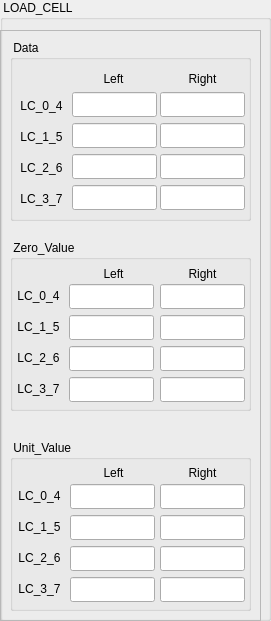
     <widget class="QGroupBox" name="groupBox_3">
      <property name="geometry">
       <rect>
        <x>10</x>
        <y>20</y>
        <width>271</width>
        <height>621</height>
       </rect>
      </property>
      <property name="title">
       <string> LOAD_CELL</string>
      </property>
      <widget class="QFrame" name="frame">
       <property name="geometry">
        <rect>
         <x>0</x>
         <y>30</y>
         <width>261</width>
         <height>591</height>
        </rect>
       </property>
       <property name="frameShape">
        <enum>QFrame::Shape::StyledPanel</enum>
       </property>
       <property name="frameShadow">
        <enum>QFrame::Shadow::Raised</enum>
       </property>
       <widget class="QGroupBox" name="groupBox">
        <property name="geometry">
         <rect>
          <x>10</x>
          <y>10</y>
          <width>241</width>
          <height>181</height>
         </rect>
        </property>
        <property name="title">
         <string> Data</string>
        </property>
        <widget class="QLineEdit" name="LC_Data_07">
         <property name="geometry">
          <rect>
           <x>150</x>
           <y>145</y>
           <width>85</width>
           <height>25</height>
          </rect>
         </property>
        </widget>
        <widget class="QLabel" name="label_3">
         <property name="geometry">
          <rect>
           <x>7</x>
           <y>119</y>
           <width>49</width>
           <height>17</height>
          </rect>
         </property>
         <property name="text">
          <string>LC_2_6</string>
         </property>
         <property name="alignment">
          <set>Qt::AlignmentFlag::AlignCenter</set>
         </property>
        </widget>
        <widget class="QLineEdit" name="LC_Data_03">
         <property name="geometry">
          <rect>
           <x>62</x>
           <y>145</y>
           <width>85</width>
           <height>25</height>
          </rect>
         </property>
        </widget>
        <widget class="QLineEdit" name="LC_Data_06">
         <property name="geometry">
          <rect>
           <x>150</x>
           <y>114</y>
           <width>85</width>
           <height>25</height>
          </rect>
         </property>
        </widget>
        <widget class="QLabel" name="label_5">
         <property name="geometry">
          <rect>
           <x>85</x>
           <y>30</y>
           <width>37</width>
           <height>17</height>
          </rect>
         </property>
         <property name="layoutDirection">
          <enum>Qt::LayoutDirection::RightToLeft</enum>
         </property>
         <property name="text">
          <string>Left</string>
         </property>
         <property name="alignment">
          <set>Qt::AlignmentFlag::AlignCenter</set>
         </property>
        </widget>
        <widget class="QLineEdit" name="LC_Data_05">
         <property name="geometry">
          <rect>
           <x>150</x>
           <y>83</y>
           <width>85</width>
           <height>25</height>
          </rect>
         </property>
        </widget>
        <widget class="QLabel" name="label_4">
         <property name="geometry">
          <rect>
           <x>7</x>
           <y>150</y>
           <width>49</width>
           <height>17</height>
          </rect>
         </property>
         <property name="text">
          <string>LC_3_7</string>
         </property>
         <property name="alignment">
          <set>Qt::AlignmentFlag::AlignCenter</set>
         </property>
        </widget>
        <widget class="QLineEdit" name="LC_Data_00">
         <property name="geometry">
          <rect>
           <x>62</x>
           <y>52</y>
           <width>85</width>
           <height>25</height>
          </rect>
         </property>
        </widget>
        <widget class="QLineEdit" name="LC_Data_04">
         <property name="geometry">
          <rect>
           <x>150</x>
           <y>52</y>
           <width>85</width>
           <height>25</height>
          </rect>
         </property>
        </widget>
        <widget class="QLineEdit" name="LC_Data_01">
         <property name="geometry">
          <rect>
           <x>62</x>
           <y>83</y>
           <width>85</width>
           <height>25</height>
          </rect>
         </property>
        </widget>
        <widget class="QLabel" name="label">
         <property name="geometry">
          <rect>
           <x>7</x>
           <y>57</y>
           <width>49</width>
           <height>17</height>
          </rect>
         </property>
         <property name="text">
          <string>LC_0_4</string>
         </property>
         <property name="alignment">
          <set>Qt::AlignmentFlag::AlignCenter</set>
         </property>
        </widget>
        <widget class="QLabel" name="label_2">
         <property name="geometry">
          <rect>
           <x>7</x>
           <y>88</y>
           <width>49</width>
           <height>17</height>
          </rect>
         </property>
         <property name="text">
          <string>LC_1_5</string>
         </property>
         <property name="alignment">
          <set>Qt::AlignmentFlag::AlignCenter</set>
         </property>
        </widget>
        <widget class="QLabel" name="label_6">
         <property name="geometry">
          <rect>
           <x>174</x>
           <y>30</y>
           <width>37</width>
           <height>17</height>
          </rect>
         </property>
         <property name="text">
          <string>Right</string>
         </property>
         <property name="alignment">
          <set>Qt::AlignmentFlag::AlignCenter</set>
         </property>
        </widget>
        <widget class="QLineEdit" name="LC_Data_02">
         <property name="geometry">
          <rect>
           <x>62</x>
           <y>114</y>
           <width>85</width>
           <height>25</height>
          </rect>
         </property>
        </widget>
       </widget>
       <widget class="QGroupBox" name="groupBox_2">
        <property name="geometry">
         <rect>
          <x>10</x>
          <y>210</y>
          <width>241</width>
          <height>171</height>
         </rect>
        </property>
        <property name="title">
         <string> Zero_Value</string>
        </property>
        <widget class="QLineEdit" name="LC_Zero_Value_07">
         <property name="geometry">
          <rect>
           <x>150</x>
           <y>137</y>
           <width>85</width>
           <height>25</height>
          </rect>
         </property>
        </widget>
        <widget class="QLabel" name="label_7">
         <property name="geometry">
          <rect>
           <x>4</x>
           <y>109</y>
           <width>49</width>
           <height>17</height>
          </rect>
         </property>
         <property name="text">
          <string>LC_2_6</string>
         </property>
         <property name="alignment">
          <set>Qt::AlignmentFlag::AlignCenter</set>
         </property>
        </widget>
        <widget class="QLineEdit" name="LC_Zero_Value_03">
         <property name="geometry">
          <rect>
           <x>59</x>
           <y>137</y>
           <width>85</width>
           <height>25</height>
          </rect>
         </property>
        </widget>
        <widget class="QLineEdit" name="LC_Zero_Value_06">
         <property name="geometry">
          <rect>
           <x>150</x>
           <y>106</y>
           <width>85</width>
           <height>25</height>
          </rect>
         </property>
        </widget>
        <widget class="QLabel" name="label_8">
         <property name="geometry">
          <rect>
           <x>85</x>
           <y>25</y>
           <width>37</width>
           <height>17</height>
          </rect>
         </property>
         <property name="layoutDirection">
          <enum>Qt::LayoutDirection::RightToLeft</enum>
         </property>
         <property name="text">
          <string>Left</string>
         </property>
         <property name="alignment">
          <set>Qt::AlignmentFlag::AlignCenter</set>
         </property>
        </widget>
        <widget class="QLineEdit" name="LC_Zero_Value_05">
         <property name="geometry">
          <rect>
           <x>150</x>
           <y>75</y>
           <width>85</width>
           <height>25</height>
          </rect>
         </property>
        </widget>
        <widget class="QLabel" name="label_9">
         <property name="geometry">
          <rect>
           <x>4</x>
           <y>140</y>
           <width>49</width>
           <height>17</height>
          </rect>
         </property>
         <property name="text">
          <string>LC_3_7</string>
         </property>
         <property name="alignment">
          <set>Qt::AlignmentFlag::AlignCenter</set>
         </property>
        </widget>
        <widget class="QLineEdit" name="LC_Zero_Value_00">
         <property name="geometry">
          <rect>
           <x>59</x>
           <y>44</y>
           <width>85</width>
           <height>25</height>
          </rect>
         </property>
        </widget>
        <widget class="QLineEdit" name="LC_Zero_Value_04">
         <property name="geometry">
          <rect>
           <x>150</x>
           <y>44</y>
           <width>85</width>
           <height>25</height>
          </rect>
         </property>
        </widget>
        <widget class="QLineEdit" name="LC_Zero_Value_01">
         <property name="geometry">
          <rect>
           <x>59</x>
           <y>75</y>
           <width>85</width>
           <height>25</height>
          </rect>
         </property>
        </widget>
        <widget class="QLabel" name="label_10">
         <property name="geometry">
          <rect>
           <x>4</x>
           <y>47</y>
           <width>49</width>
           <height>17</height>
          </rect>
         </property>
         <property name="text">
          <string>LC_0_4</string>
         </property>
         <property name="alignment">
          <set>Qt::AlignmentFlag::AlignCenter</set>
         </property>
        </widget>
        <widget class="QLabel" name="label_11">
         <property name="geometry">
          <rect>
           <x>4</x>
           <y>78</y>
           <width>49</width>
           <height>17</height>
          </rect>
         </property>
         <property name="text">
          <string>LC_1_5</string>
         </property>
         <property name="alignment">
          <set>Qt::AlignmentFlag::AlignCenter</set>
         </property>
        </widget>
        <widget class="QLabel" name="label_12">
         <property name="geometry">
          <rect>
           <x>174</x>
           <y>25</y>
           <width>37</width>
           <height>17</height>
          </rect>
         </property>
         <property name="text">
          <string>Right</string>
         </property>
         <property name="alignment">
          <set>Qt::AlignmentFlag::AlignCenter</set>
         </property>
        </widget>
        <widget class="QLineEdit" name="LC_Zero_Value_02">
         <property name="geometry">
          <rect>
           <x>59</x>
           <y>106</y>
           <width>85</width>
           <height>25</height>
          </rect>
         </property>
        </widget>
       </widget>
       <widget class="QGroupBox" name="groupBox_4">
        <property name="geometry">
         <rect>
          <x>10</x>
          <y>410</y>
          <width>241</width>
          <height>171</height>
         </rect>
        </property>
        <property name="title">
         <string> Unit_Value</string>
        </property>
        <widget class="QLineEdit" name="LC_Unit_Value_07">
         <property name="geometry">
          <rect>
           <x>150</x>
           <y>137</y>
           <width>85</width>
           <height>25</height>
          </rect>
         </property>
        </widget>
        <widget class="QLabel" name="label_13">
         <property name="geometry">
          <rect>
           <x>5</x>
           <y>109</y>
           <width>49</width>
           <height>17</height>
          </rect>
         </property>
         <property name="text">
          <string>LC_2_6</string>
         </property>
         <property name="alignment">
          <set>Qt::AlignmentFlag::AlignCenter</set>
         </property>
        </widget>
        <widget class="QLineEdit" name="LC_Unit_Value_03">
         <property name="geometry">
          <rect>
           <x>60</x>
           <y>137</y>
           <width>85</width>
           <height>25</height>
          </rect>
         </property>
        </widget>
        <widget class="QLineEdit" name="LC_Unit_Value_06">
         <property name="geometry">
          <rect>
           <x>150</x>
           <y>106</y>
           <width>85</width>
           <height>25</height>
          </rect>
         </property>
        </widget>
        <widget class="QLabel" name="label_14">
         <property name="geometry">
          <rect>
           <x>85</x>
           <y>24</y>
           <width>37</width>
           <height>17</height>
          </rect>
         </property>
         <property name="layoutDirection">
          <enum>Qt::LayoutDirection::RightToLeft</enum>
         </property>
         <property name="text">
          <string>Left</string>
         </property>
         <property name="alignment">
          <set>Qt::AlignmentFlag::AlignCenter</set>
         </property>
        </widget>
        <widget class="QLineEdit" name="LC_Unit_Value_05">
         <property name="geometry">
          <rect>
           <x>150</x>
           <y>75</y>
           <width>85</width>
           <height>25</height>
          </rect>
         </property>
        </widget>
        <widget class="QLabel" name="label_15">
         <property name="geometry">
          <rect>
           <x>5</x>
           <y>140</y>
           <width>49</width>
           <height>17</height>
          </rect>
         </property>
         <property name="text">
          <string>LC_3_7</string>
         </property>
         <property name="alignment">
          <set>Qt::AlignmentFlag::AlignCenter</set>
         </property>
        </widget>
        <widget class="QLineEdit" name="LC_Unit_Value_00">
         <property name="geometry">
          <rect>
           <x>60</x>
           <y>44</y>
           <width>85</width>
           <height>25</height>
          </rect>
         </property>
        </widget>
        <widget class="QLineEdit" name="LC_Unit_Value_04">
         <property name="geometry">
          <rect>
           <x>150</x>
           <y>44</y>
           <width>85</width>
           <height>25</height>
          </rect>
         </property>
        </widget>
        <widget class="QLineEdit" name="LC_Unit_Value_01">
         <property name="geometry">
          <rect>
           <x>60</x>
           <y>75</y>
           <width>85</width>
           <height>25</height>
          </rect>
         </property>
        </widget>
        <widget class="QLabel" name="label_16">
         <property name="geometry">
          <rect>
           <x>5</x>
           <y>47</y>
           <width>49</width>
           <height>17</height>
          </rect>
         </property>
         <property name="text">
          <string>LC_0_4</string>
         </property>
         <property name="alignment">
          <set>Qt::AlignmentFlag::AlignCenter</set>
         </property>
        </widget>
        <widget class="QLabel" name="label_17">
         <property name="geometry">
          <rect>
           <x>5</x>
           <y>78</y>
           <width>49</width>
           <height>17</height>
          </rect>
         </property>
         <property name="text">
          <string>LC_1_5</string>
         </property>
         <property name="alignment">
          <set>Qt::AlignmentFlag::AlignCenter</set>
         </property>
        </widget>
        <widget class="QLabel" name="label_18">
         <property name="geometry">
          <rect>
           <x>174</x>
           <y>24</y>
           <width>37</width>
           <height>17</height>
          </rect>
         </property>
         <property name="text">
          <string>Right</string>
         </property>
         <property name="alignment">
          <set>Qt::AlignmentFlag::AlignCenter</set>
         </property>
        </widget>
        <widget class="QLineEdit" name="LC_Unit_Value_02">
         <property name="geometry">
          <rect>
           <x>60</x>
           <y>106</y>
           <width>85</width>
           <height>25</height>
          </rect>
         </property>
        </widget>
       </widget>
      </widget>
     </widget>
